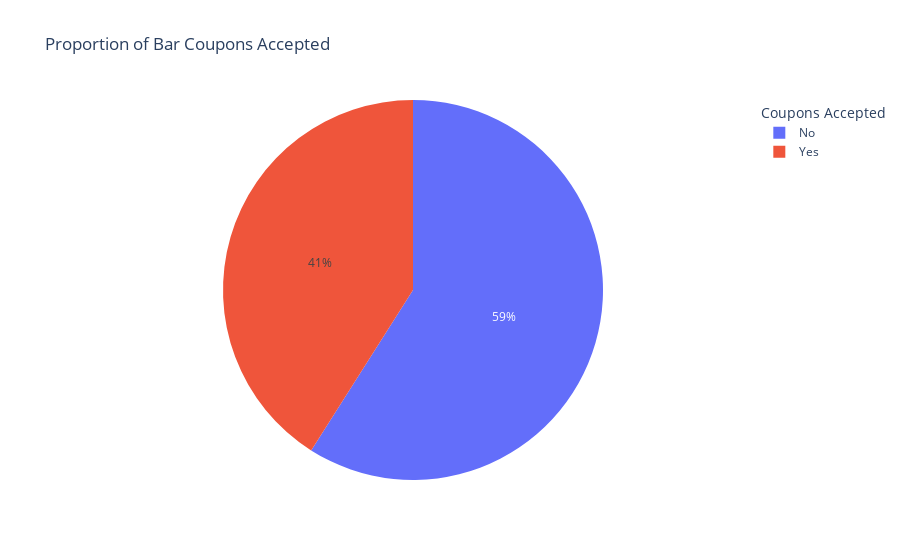

Notebook source saved alongside this figure:
### Markdown cell above
2. What proportion of bar coupons were accepted?

### Code cell
# Distribution of accepted coupons for Bar's
px.pie(bar_data.groupby('accepted_coupon')['coupon'].count().reset_index()       
       , title='Proportion of Bar Coupons Accepted'
       , values='coupon'
       , names='accepted_coupon').update_layout(legend={'title':'Coupons Accepted'})

### Figure 1 — Plotly figure (JSON) as saved in the notebook; plotly's stock layout.template omitted (floating-point values rounded to 4 significant figures)
{"data": [{"domain": {"x": [0, 1], "y": [0, 1]}, "hovertemplate": "accepted_coupon=%{label}<br>coupon=%{value}<extra></extra>", "labels": ["No", "Yes"], "legendgroup": "", "name": "", "showlegend": true, "type": "pie", "values": [1186, 824]}], "layout": {"legend": {"title": {"text": "Coupons Accepted"}, "tracegroupgap": 0}, "title": {"text": "Proportion of Bar Coupons Accepted"}}}
